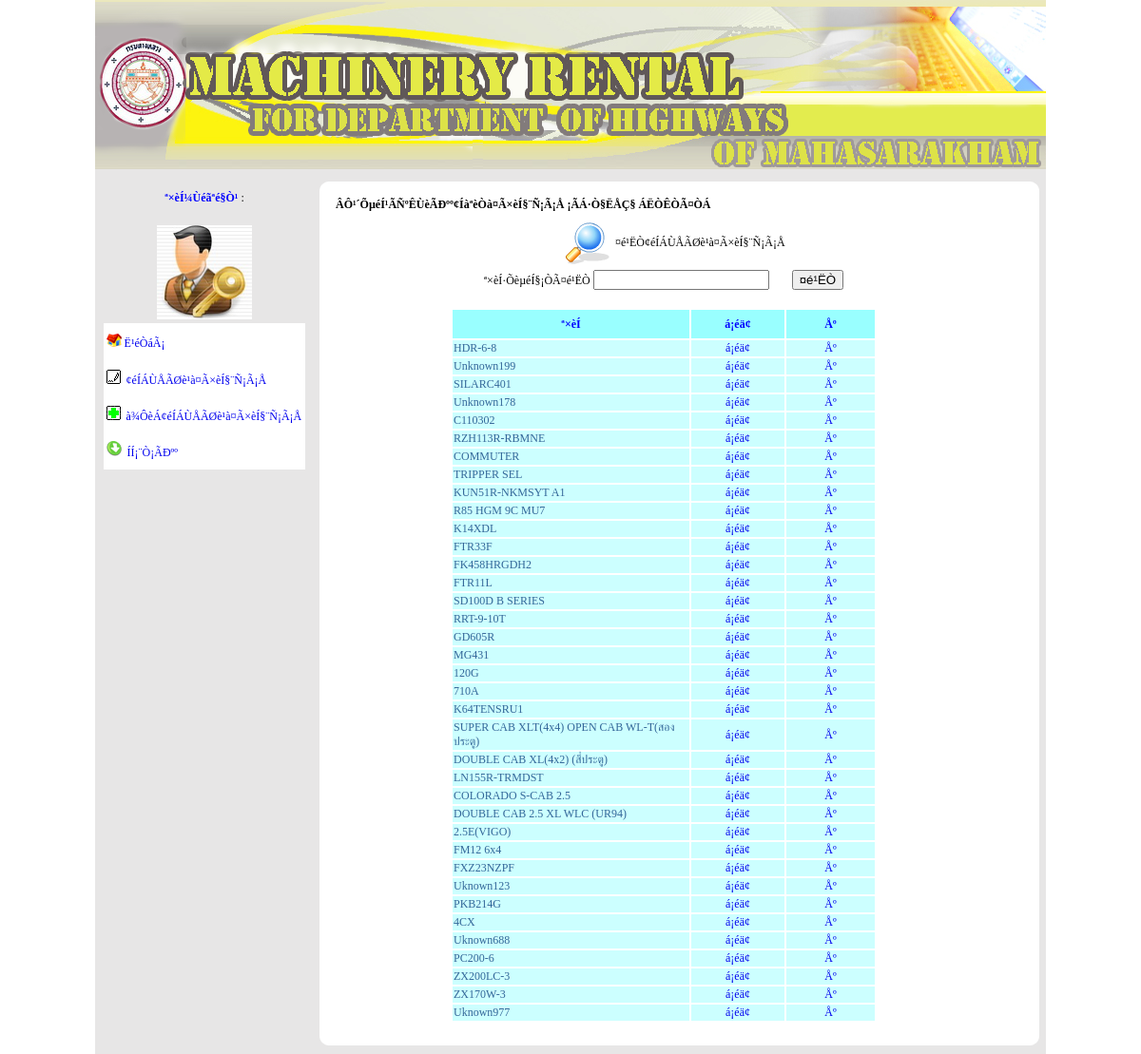
Page /Admin/search_type.php on the committed database.
### tables this page shows
CREATE TABLE `tb_machinery_type` (
  `type_id` int(5) NOT NULL auto_increment,
  `type_name` varchar(50) NOT NULL,
  PRIMARY KEY  (`type_id`)
);

### Admin/search_type.php (the view, shortened to what this page needs)
<!DOCTYPE HTML PUBLIC "-//W3C//DTD HTML 4.01 Transitional//EN"
"http://www.w3.org/TR/html4/loose.dtd">
<html>
<Center>
<head>
<link href="../css/css1.css" rel="stylesheet" type="text/css">
</head>
<body><font size="+5">
<table width="1000"  border="0" cellpadding="0" cellspacing="0">
  <tr valign="top">
    <td colspan="2"><? include("inc_header.php"); ?></td>
  </tr>
  <tr valign="top">
    <td height="5" colspan="2" bgcolor="#E7E6E6"></td>
  </tr>
  <tr valign="top">
    <td width="23%" height="114" bgcolor="#E7E6E6">
    <table width="100%" height="49"  border="0">
      <tr>
        <td width="100%" height="45"><center>
<span class="style2">ª×èÍ¼Ùéãªé§Ò¹</span> : <?=$_SESSION['adm_name']?>
        </center></td>
      </tr>
    </table>
      <table width="100%" height="102"  border="0">
        <tr>
          <td height="48" align="center"><img src="../images/administrator.jpg" alt="" width="100" height="99"></td>
        </tr>
        <tr>
          <td width="100%" height="48"><center>
            <table width="95%" height="38"  border="0" bgcolor="#FFFFFF">
              <tr>
                <td height="34"><span class="style1"><img src="../images/home.gif" alt="" width="16" height="14"><a href="Menu_Detail.php"> Ë¹éÒáÃ¡</a></span></td>
              </tr>
              <tr>
                <td height="34"><span class="style1"><img src="../images/edit.gif" alt="" width="15" height="15">&nbsp; <a href="search_type.php">¢éÍÁÙÅÃØè¹à¤Ã×èÍ§¨Ñ¡Ã¡Å</a></span></td>
              </tr>
              <tr>
                <td height="34"><span class="style1"><img src="../images/addg.GIF" alt="" width="15" height="15"> &nbsp;<a href="addMachinType.php">à¾ÔèÁ¢éÍÁÙÅÃØè¹à¤Ã×èÍ§¨Ñ¡Ã¡Å</a></span></td>
              </tr>
              <tr>
                <td width="100%" height="34"><span class="style1"><img src="../images/logout.gif" alt="" width="16" height="16">&nbsp;<a href="../logout.php"> ÍÍ¡¨Ò¡ÃÐºº</a></span></td>
              </tr>
            </table>
            <table width="100%" height="36"  border="0">
              <tr>
                <td width="100%" height="32">&nbsp;</td>
              </tr>
            </table>
          </center></td>
        </tr>
    </table>
    </td>
    <td width="77%"><table id="Table_01" width="100%" height="0" border="0" cellpadding="0" cellspacing="0">
      <tr>
        <td width="20"> <img src="../images/rim_01.gif" width="20" height="22" alt=""></td>
        <td background="../images/rim_02.gif"> <img src="../images/rim_02.gif" width="8" height="22" alt=""></td>
        <td background="../images/rim_02.gif">&nbsp; </td>
        <td width="23"> <img src="../images/rim_04.gif" width="23" height="22" alt=""></td>
      </tr>
      <tr>
        <td background="../images/rim_05.gif"> <img src="../images/rim_05.gif" width="20" height="11" alt=""></td>
        <td colspan="2" rowspan="2" valign="top" bgcolor="#FFFFFF"><table width="100%"  border="0">
          <tr>
            <td width="48%" colspan="2" ><strong>ÂÔ¹´ÕµéÍ¹ÃÑºÊÙèÃÐºº¢ÍàªèÒà¤Ã×èÍ§¨Ñ¡Ã¡Å ¡ÃÁ·Ò§ËÅÇ§ ÁËÒÊÒÃ¤ÒÁ </strong></td>
          </tr>
          <tr>
            <td colspan="2" rowspan="2" bgcolor="#FFFFFF">
              <table width="690" height="162" border="0" align="center">
                <tr>
                  <td width="287" align="right"><img src="../images/icon_search11.gif" width="50" height="50" align="right"></td>
                  <td width="393"><span class="style51">¤é¹ËÒ¢éÍÁÙÅÃØè¹à¤Ã×èÍ§¨Ñ¡Ã¡Å</span></td>
                </tr>
                <tr>
                  <td colspan="2" align="center"><form id="form1" name="form1" method="post" action="search_type.php">
   ª×èÍ·ÕèµéÍ§¡ÒÃ¤é¹ËÒ
      <input name="txtKeyword" type="text" id="txtKeyword" value="<?=$_POST["txtKeyword"];?>" />
<input type="submit" name="Submit" value="¤é¹ËÒ" />
                  </form></td>
                  </tr>
                <tr>
                  <td colspan="2">
                  <br>
                    <table width="448" border="0" align="center">
                      <tr>
                      	<td width="247" height="28" align="center" bgcolor="#99FFFF"><div align="center" class="style2">ª×èÍ</div></td>
          <td width="96" align="center" bgcolor="#99FFFF"><div align="center" class="style2">á¡éä¢</div></td>
          <td width="91" align="center" bgcolor="#99FFFF"><div align="center" class="style2">Åº</div></td>
                      </tr>
                      <?
					  $txt_search = $_POST['txtKeyword'];
$sql_show = "select * from tb_machinery_type where type_id is not null and type_name like '%$txt_search%'";
$result_show = mysql_query($sql_show) or die(mysql_error());
while($row_show = mysql_fetch_array($result_show))
{
?>
        <tr>
        <td bgcolor="#CCFFFF"><span class="style4">
            <?=$row_show['type_name']?>
          </span></td>
          <td bgcolor="#CCFFFF"><div align="center" class="style4"><a href="editMachinType.php?edit_id=<?=$row_show['type_id']?>">á¡éä¢</a></div></td>
           <td bgcolor="#CCFFFF"><div align="center" class="style4"><a href="del_MachinType.php?del_id=<?=$row_show[type_id]?>" onClick='return Conf(this)' >Åº</a></div></td>
        </tr>
        <?
}
?>
                    </table></td>
                </tr>
              </table></td>
          </tr>
          <tr>
            <td colspan="2">&nbsp;</td>
            </tr>
        </table></td>
        <td background="../images/rim_07.gif"> <img src="../images/rim_07.gif" width="23" height="11" alt=""></td>
      </tr>
      <tr>
        <td height="300" background="../images/rim_05.gif">&nbsp; </td>
        <td background="../images/rim_07.gif">&nbsp; </td>
      </tr>
      <tr>
        <td> <img src="../images/rim_10.gif" width="20" height="25" alt=""></td>
        <td background="../images/rim_11.gif"> <img src="../images/rim_11.gif" width="8" height="25" alt=""></td>
        <td background="../images/rim_11.gif">&nbsp; </td>
        <td> <img src="../images/rim_13.gif" width="23" height="25" alt=""></td>
      </tr>
    </table></td>
  </tr>
</table>
</font>
</body>
</Center>
</html>

### css/css1.css (style rules this page uses)
body,td,th { font-family: MS Sans Serif, CordiaUPC; font-size: 12px; }
body { margin-left: 0px; margin-top: 0px; margin-right: 0px; margin-bottom: 0px; }
a { font-family: MS Sans Serif, CordiaUPC; font-size: 12px; }
a:link { text-decoration: none; }

### Admin/search_type.php (style rules this page uses)
.style2 { color: #0000FF; font-weight: bold; }
.style4 { color: #336699 }

### rows in the picture
tb_machinery_type: type_name "HDR-6-8"
tb_machinery_type: type_name "Unknown199"
tb_machinery_type: type_name "SILARC401"
tb_machinery_type: type_name "Unknown178"
tb_machinery_type: type_name "C110302"
tb_machinery_type: type_name "RZH113R-RBMNE"
tb_machinery_type: type_name "COMMUTER"
tb_machinery_type: type_name "TRIPPER SEL"
tb_machinery_type: type_name "KUN51R-NKMSYT A1"
tb_machinery_type: type_name "R85 HGM 9C MU7"
tb_machinery_type: type_name "K14XDL"
tb_machinery_type: type_name "FTR33F"
tb_machinery_type: type_name "FK458HRGDH2"
tb_machinery_type: type_name "FTR11L"
tb_machinery_type: type_name "SD100D B SERIES"
tb_machinery_type: type_name "RRT-9-10T"
tb_machinery_type: type_name "GD605R"
tb_machinery_type: type_name "MG431"
tb_machinery_type: type_name "120G"
tb_machinery_type: type_name "710A"
tb_machinery_type: type_name "K64TENSRU1"
tb_machinery_type: type_name "SUPER CAB XLT(4x4) OPEN CAB WL-T(สองประตู)"
tb_machinery_type: type_name "DOUBLE CAB XL(4x2) (สี่ประตู)"
tb_machinery_type: type_name "LN155R-TRMDST"
tb_machinery_type: type_name "COLORADO S-CAB 2.5"
tb_machinery_type: type_name "DOUBLE CAB 2.5 XL WLC (UR94)"
tb_machinery_type: type_name "2.5E(VIGO)"
tb_machinery_type: type_name "FM12 6x4"
tb_machinery_type: type_name "FXZ23NZPF"
tb_machinery_type: type_name "Uknown123"
tb_machinery_type: type_name "PKB214G"
tb_machinery_type: type_name "4CX"
tb_machinery_type: type_name "Uknown688"
tb_machinery_type: type_name "PC200-6"
tb_machinery_type: type_name "ZX200LC-3"
tb_machinery_type: type_name "ZX170W-3"
tb_machinery_type: type_name "Uknown977"
